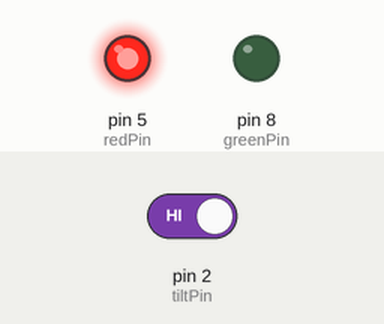
Recording of a sketch running on a simulated Arduino Uno, built with avr-gcc and run on an emulated ATmega328P. On the bench: output pins drawn as LEDs (lit = HIGH). The test bench sets the inputs (shaded band); at power-on: pin 2 (tiltPin) HIGH. What the sketch prints to the serial monitor is not drawn.

Above: at 1.2 s.
1.3 s: pin 2 (tiltPin) driven LOW
At 2.4 s:
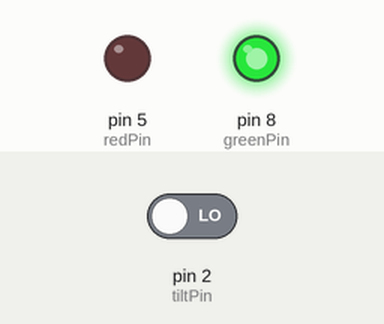
2.8 s: pin 2 (tiltPin) driven HIGH
At 3.6 s:
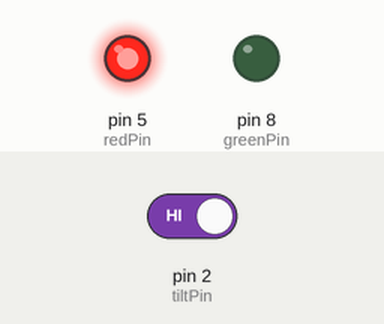
Timing chart, 0 to 5.8 s (numbered marks = the images above; inputs shaded):
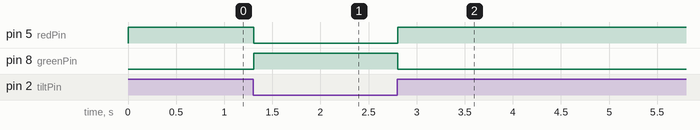

Measured:
- after the input at 1.3 s, pin 5 (redPin): HIGH → LOW at once; pin 8 (greenPin): LOW → HIGH at once
- after the input at 2.8 s, pin 5 (redPin): LOW → HIGH at once; pin 8 (greenPin): HIGH → LOW at once

The sketch:

titleSwitch.ino
```cpp
int tiltPin = 2;
int tiltVal;

int redPin = 5;
int greenPin = 8;

void setup() {
  // put your setup code here, to run once:
    pinMode(redPin,OUTPUT);
  pinMode(greenPin,OUTPUT);
  Serial.begin(9600);
  pinMode(tiltPin,INPUT);
  digitalWrite(tiltPin,HIGH);

}

void loop() {
  // put your main code here, to run repeatedly:
  tiltVal = digitalRead(tiltPin);
  Serial.println(tiltVal);
  if (tiltVal == 0) {
    digitalWrite(greenPin,HIGH);
    digitalWrite(redPin,LOW);
  } else {
    digitalWrite(redPin,HIGH);
    digitalWrite(greenPin,LOW);
  }

}
```
